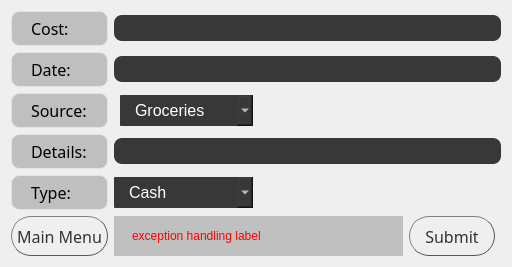
      <widget class="QWidget" name="tabCosts">
       <attribute name="title">
        <string>Costs</string>
       </attribute>
       <layout class="QGridLayout" name="gridLayout_4">
        <item row="5" column="0">
         <widget class="QPushButton" name="buttonBackFromCosts">
          <property name="minimumSize">
           <size>
            <width>40</width>
            <height>40</height>
           </size>
          </property>
          <property name="font">
           <font>
            <family>Impact</family>
            <pointsize>12</pointsize>
           </font>
          </property>
          <property name="styleSheet">
           <string notr="true">QPushButton {
color: #333;
border: 1px solid #555;
border-radius: 20px;
border-style: outset;
background: qradialgradient(
cx: 0.3, cy: -0.4, fx: 0.3, fy: -0.4,
radius: 1, stop: 0 #fff, stop: 1 #888
);
padding: 5px;
}

QPushButton:hover {
background: qradialgradient(
cx: 0.3, cy: -0.4, fx: 0.3, fy: -0.4,
radius: 1.35, stop: 0 #fff, stop: 1 #bbb
);
}</string>
          </property>
          <property name="text">
           <string>Main Menu</string>
          </property>
         </widget>
        </item>
        <item row="2" column="2">
         <widget class="QComboBox" name="comboCostSource">
          <property name="font">
           <font>
            <pointsize>12</pointsize>
           </font>
          </property>
          <property name="styleSheet">
           <string notr="true">QComboBox {
	color: rgb(56, 56, 56);
	color: rgb(255,255,255);
  	border-radius: 1px;
  	padding: 5px 15px;
  	background-color:#383838
}

QComboBox::hover {
  border: 1px solid #e0e4e7;

}

QComboBox::focus{
  border: 1px solid #e0e4e7;
}</string>
          </property>
          <item>
           <property name="text">
            <string>Groceries</string>
           </property>
          </item>
          <item>
           <property name="text">
            <string>Refueling</string>
           </property>
          </item>
          <item>
           <property name="text">
            <string>Decorations</string>
           </property>
          </item>
          <item>
           <property name="text">
            <string>Installment</string>
           </property>
          </item>
         </widget>
        </item>
        <item row="4" column="1" colspan="2">
         <widget class="QComboBox" name="comboCostType">
          <property name="font">
           <font>
            <pointsize>12</pointsize>
           </font>
          </property>
          <property name="styleSheet">
           <string notr="true">QComboBox {
	color: rgb(56, 56, 56);
	color: rgb(255,255,255);
  	border-radius: 1px;
  	padding: 5px 15px;
  	background-color:#383838
}

QComboBox::hover {
  border: 1px solid #e0e4e7;

}

QComboBox::focus{
  border: 1px solid #e0e4e7;
}</string>
          </property>
          <item>
           <property name="text">
            <string>Cash</string>
           </property>
          </item>
          <item>
           <property name="text">
            <string>Check</string>
           </property>
          </item>
          <item>
           <property name="text">
            <string>Digital</string>
           </property>
          </item>
         </widget>
        </item>
        <item row="2" column="5">
         <spacer name="horizontalSpacer_18">
          <property name="orientation">
           <enum>Qt::Horizontal</enum>
          </property>
          <property name="sizeHint" stdset="0">
           <size>
            <width>40</width>
            <height>20</height>
           </size>
          </property>
         </spacer>
        </item>
        <item row="2" column="9">
         <spacer name="horizontalSpacer_10">
          <property name="orientation">
           <enum>Qt::Horizontal</enum>
          </property>
          <property name="sizeType">
           <enum>QSizePolicy::Minimum</enum>
          </property>
          <property name="sizeHint" stdset="0">
           <size>
            <width>40</width>
            <height>20</height>
           </size>
          </property>
         </spacer>
        </item>
        <item row="4" column="0">
         <widget class="QLabel" name="labelCostType">
          <property name="font">
           <font>
            <family>Impact</family>
            <pointsize>12</pointsize>
           </font>
          </property>
          <property name="styleSheet">
           <string notr="true">QLabel {
  background-color:rgba(0,0,0, 20% );
  border-radius: 8px;
  padding: 5px 15px;
  border: 1px solid #e0e4e7;
}
</string>
          </property>
          <property name="text">
           <string>Type:</string>
          </property>
         </widget>
        </item>
        <item row="0" column="1" colspan="10">
         <widget class="QLineEdit" name="lineCost">
          <property name="styleSheet">
           <string notr="true">QLineEdit {
	color: rgb(56, 56, 56);
	color: rgb(255,255,255);
  	border-radius: 8px;
  	padding: 5px 15px;
  	background-color:#383838
}

QLineEdit:hover {
  border: 1px solid #e0e4e7;

}

QLineEdit::focus{
  border: 1px solid #e0e4e7;
}</string>
          </property>
         </widget>
        </item>
        <item row="2" column="8">
         <spacer name="horizontalSpacer_13">
          <property name="orientation">
           <enum>Qt::Horizontal</enum>
          </property>
          <property name="sizeHint" stdset="0">
           <size>
            <width>40</width>
            <height>20</height>
           </size>
          </property>
         </spacer>
        </item>
        <item row="1" column="1" colspan="10">
         <widget class="QLineEdit" name="lineCostDate">
          <property name="styleSheet">
           <string notr="true">QLineEdit {
	color: rgb(56, 56, 56);
	color: rgb(255,255,255);
  	border-radius: 8px;
  	padding: 5px 15px;
  	background-color:#383838
}

QLineEdit:hover {
  border: 1px solid #e0e4e7;

}

QLineEdit::focus{
  border: 1px solid #e0e4e7;
}</string>
          </property>
         </widget>
        </item>
        <item row="3" column="1" colspan="10">
         <widget class="QLineEdit" name="lineCostDetails">
          <property name="styleSheet">
           <string notr="true">QLineEdit {
	color: rgb(56, 56, 56);
	color: rgb(255,255,255);
  	border-radius: 8px;
  	padding: 5px 15px;
  	background-color:#383838
}

QLineEdit:hover {
  border: 1px solid #e0e4e7;

}

QLineEdit::focus{
  border: 1px solid #e0e4e7;
}</string>
          </property>
         </widget>
        </item>
        <item row="1" column="0">
         <widget class="QLabel" name="labelDateCost">
          <property name="font">
           <font>
            <family>Impact</family>
            <pointsize>12</pointsize>
           </font>
          </property>
          <property name="styleSheet">
           <string notr="true">QLabel {
  background-color:rgba(0,0,0, 20% );
  border-radius: 8px;
  padding: 5px 15px;
  border: 1px solid #e0e4e7;
}
</string>
          </property>
          <property name="text">
           <string>Date:</string>
          </property>
         </widget>
        </item>
        <item row="3" column="0">
         <widget class="QLabel" name="labelCostDetails">
          <property name="font">
           <font>
            <family>Impact</family>
            <pointsize>12</pointsize>
           </font>
          </property>
          <property name="styleSheet">
           <string notr="true">QLabel {
  background-color:rgba(0,0,0, 20% );
  border-radius: 8px;
  padding: 5px 15px;
  border: 1px solid #e0e4e7;
}
</string>
          </property>
          <property name="text">
           <string>Details:</string>
          </property>
         </widget>
        </item>
        <item row="0" column="0">
         <widget class="QLabel" name="labelCost">
          <property name="font">
           <font>
            <family>Impact</family>
            <pointsize>12</pointsize>
           </font>
          </property>
          <property name="styleSheet">
           <string notr="true">QLabel {
  background-color:rgba(0,0,0, 20% );
  border-radius: 8px;
  padding: 5px 15px;
  border: 1px solid #e0e4e7;
}
</string>
          </property>
          <property name="text">
           <string>Cost:</string>
          </property>
         </widget>
        </item>
        <item row="2" column="0">
         <widget class="QLabel" name="labelCostSource">
          <property name="font">
           <font>
            <family>Impact</family>
            <pointsize>12</pointsize>
           </font>
          </property>
          <property name="styleSheet">
           <string notr="true">QLabel {
  background-color:rgba(0,0,0, 20% );
  border-radius: 8px;
  padding: 5px 15px;
  border: 1px solid #e0e4e7;
}
</string>
          </property>
          <property name="text">
           <string>Source:</string>
          </property>
         </widget>
        </item>
        <item row="5" column="8" colspan="2">
         <widget class="QPushButton" name="buttonCostSubmit">
          <property name="minimumSize">
           <size>
            <width>40</width>
            <height>40</height>
           </size>
          </property>
          <property name="font">
           <font>
            <family>Impact</family>
            <pointsize>12</pointsize>
           </font>
          </property>
          <property name="styleSheet">
           <string notr="true">QPushButton {
color: #333;
border: 1px solid #555;
border-radius: 20px;
border-style: outset;
background: qradialgradient(
cx: 0.3, cy: -0.4, fx: 0.3, fy: -0.4,
radius: 1, stop: 0 #fff, stop: 1 #888
);
padding: 5px;
}

QPushButton:hover {
background: qradialgradient(
cx: 0.3, cy: -0.4, fx: 0.3, fy: -0.4,
radius: 1.35, stop: 0 #fff, stop: 1 #bbb
);
}</string>
          </property>
          <property name="text">
           <string>Submit</string>
          </property>
         </widget>
        </item>
        <item row="2" column="6">
         <spacer name="horizontalSpacer_19">
          <property name="orientation">
           <enum>Qt::Horizontal</enum>
          </property>
          <property name="sizeHint" stdset="0">
           <size>
            <width>40</width>
            <height>20</height>
           </size>
          </property>
         </spacer>
        </item>
        <item row="2" column="7">
         <spacer name="horizontalSpacer_14">
          <property name="orientation">
           <enum>Qt::Horizontal</enum>
          </property>
          <property name="sizeHint" stdset="0">
           <size>
            <width>40</width>
            <height>20</height>
           </size>
          </property>
         </spacer>
        </item>
        <item row="5" column="1" colspan="7">
         <widget class="QLabel" name="labelExceptionCost">
          <property name="styleSheet">
           <string notr="true">QLabel {
  color:rgb(255, 0, 0);
  background-color:rgba(0,0,0, 20% );
  padding: 5px 15px;
}
</string>
          </property>
          <property name="text">
           <string>exception handling label</string>
          </property>
         </widget>
        </item>
       </layout>
      </widget>
